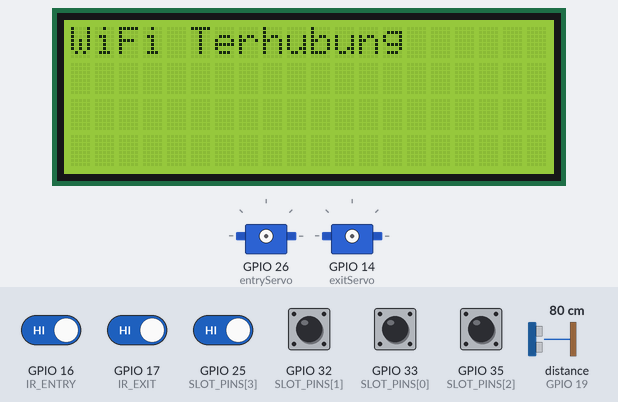
Recording of a sketch running on a simulated ESP32. Shown: 20×4 character LCD, 2 × servo. The inputs (shaded band) are chosen by the test bench; at power-on: GPIO 16 (IR_ENTRY), GPIO 17 (IR_EXIT), GPIO 25 (SLOT_PINS[3]), GPIO 32 (SLOT_PINS[1]), GPIO 33 (SLOT_PINS[0]), GPIO 35 (SLOT_PINS[2]) HIGH, distance to the obstacle (sensor on GPIO 19) 80 cm. The echo pulse lasts 58.3 µs per cm; WiFi joins after 1.5 s; servers stay silent unless stated; uploads are accepted with an empty reply; what the sketch prints to the serial monitor is not drawn.

Above: at 1.7 s.
At 4.0 s:
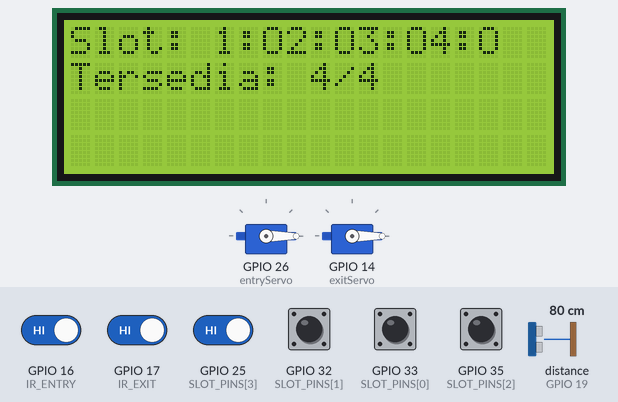
4.1 s: GPIO 16 (IR_ENTRY) driven LOW
At 5.8 s:
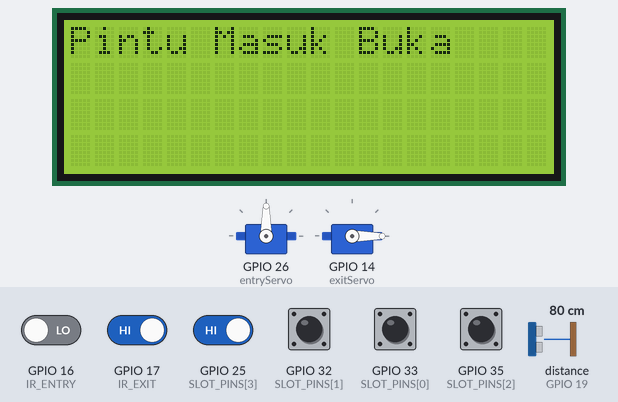
6.1 s: GPIO 17 (IR_EXIT) driven LOW
10.5 s: GPIO 16 (IR_ENTRY) driven HIGH and GPIO 25 (SLOT_PINS[3]) driven LOW
14.9 s: GPIO 32 (SLOT_PINS[1]) pulled LOW for 1 s
At 16.3 s:
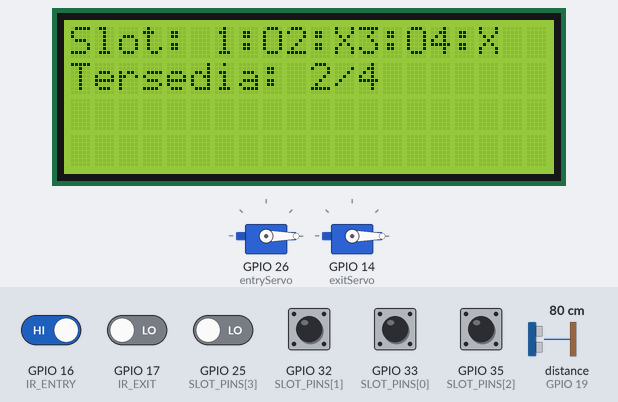
17.9 s: GPIO 25 (SLOT_PINS[3]) driven HIGH
At 22.2 s:
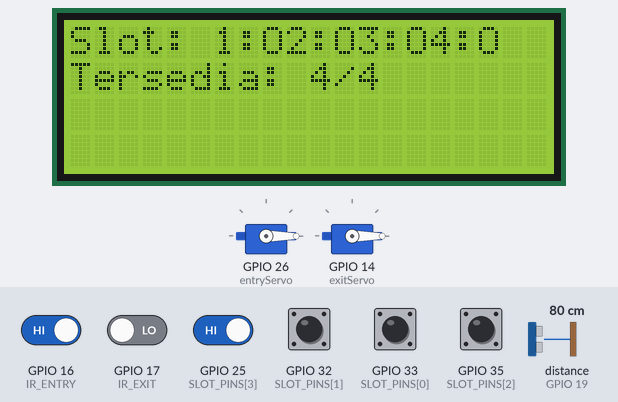
22.3 s: GPIO 17 (IR_EXIT) driven HIGH
At 22.8 s:
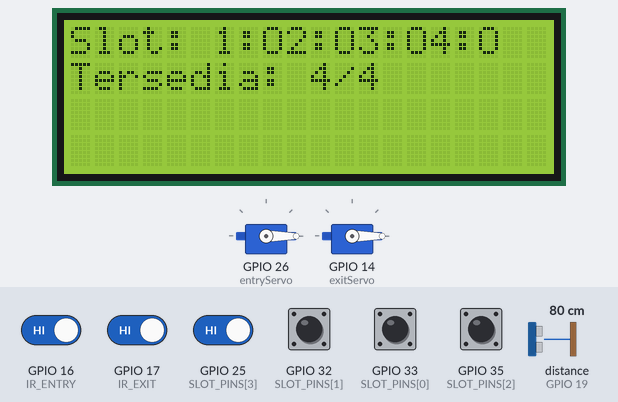
Timing chart, 0 to 24.8 s (numbered marks = the images above; inputs shaded):
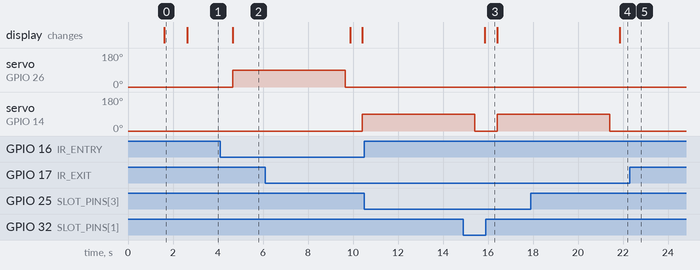

The sketch:

parkingesp.ino
```cpp
#include <WiFi.h>
#include <HTTPClient.h>
#include <Wire.h>
#include <LiquidCrystal_I2C.h>
#include <ESP32Servo.h>

// LCD
LiquidCrystal_I2C lcd(0x27, 20, 4);

// Servo
Servo entryServo;
Servo exitServo;

// WiFi
const char* ssid = "A55";
const char* password = "namaguaa";

// PIN
const int IR_ENTRY = 16;
const int IR_EXIT = 17;
const int TRIG_PIN = 18;
const int ECHO_PIN = 19;
const int SLOT_PINS[4] = {33, 32, 35, 25};

// Slot & status
bool slotStatus[4] = {false};
int availableSlots = 4;
bool isTruck = false;
unsigned long lastSlotUpdate = 0;
int lastKendaraanId = -1;  // Simpan ID kendaraan masuk terakhir

// Server & Telegram
const char* server = "http://192.168.134.222/smart_parking/api.php";
const char* telegramAPI = "http://192.168.134.222/smart_parking/bot_telegram.php";

void setup() {
  Serial.begin(115200);
  lcd.init();
  lcd.backlight();

  WiFi.begin(ssid, password);
  lcd.setCursor(0, 0);
  lcd.print("Menghubungkan WiFi...");
  while (WiFi.status() != WL_CONNECTED) {
    delay(500);
    Serial.print(".");
  }

  lcd.clear();
  lcd.print("WiFi Terhubung");
  Serial.println("\nWiFi Connected");
  delay(1000);

  entryServo.attach(26);
  exitServo.attach(14);
  entryServo.write(0);
  exitServo.write(0);

  pinMode(IR_ENTRY, INPUT_PULLUP);
  pinMode(IR_EXIT, INPUT_PULLUP);
  pinMode(TRIG_PIN, OUTPUT);
  pinMode(ECHO_PIN, INPUT);
  for (int i = 0; i < 4; i++) pinMode(SLOT_PINS[i], INPUT_PULLUP);

  updateSlots();
  tampilkanStatus();
  kirimTelegram("🔌 <b>Sistem Parkir Aktif!</b>\nSistem siap digunakan.");
}

void loop() {
  if (millis() - lastSlotUpdate > 1000) {
    updateSlots();
    tampilkanStatus();
    kirimSlotKeServer();
    lastSlotUpdate = millis();
  }

  if (digitalRead(IR_ENTRY) == LOW) {
    delay(300);
    if (digitalRead(IR_ENTRY) == LOW) prosesMasuk();
  }

  if (digitalRead(IR_EXIT) == LOW) {
    delay(300);
    if (digitalRead(IR_EXIT) == LOW) prosesKeluar();
  }
}

void updateSlots() {
  availableSlots = 4;
  for (int i = 0; i < 4; i++) {
    slotStatus[i] = digitalRead(SLOT_PINS[i]) == LOW;
    if (slotStatus[i]) availableSlots--;
  }
}

void tampilkanStatus() {
  lcd.clear();
  lcd.setCursor(0, 0);
  lcd.print("Slot:");
  for (int i = 0; i < 4; i++) {
    lcd.setCursor(6 + (i * 3), 0);
    lcd.print(i + 1);
    lcd.print(":");
    lcd.print(slotStatus[i] ? "X" : "O");
  }
  lcd.setCursor(0, 1);
  lcd.print("Tersedia: ");
  lcd.print(availableSlots);
  lcd.print("/4");
}

void prosesMasuk() {
  int distance = ukurJarak();
  isTruck = (distance > 0 && distance < 10);

  if (isTruck) {
    lcd.clear();
    lcd.setCursor(0, 0);
    lcd.print("TRUK DITOLAK!");
    kirimAPI("truk_ditolak", "");
    kirimTelegram("🚛 <b>TRUK DITOLAK!</b>\nHanya mobil diperbolehkan.");
    delay(2500);
    tampilkanStatus();
    return;
  }

  if (availableSlots > 0) {
    lcd.clear();
    lcd.setCursor(0, 0);
    lcd.print("Pintu Masuk Buka");
    entryServo.write(90);
    delay(5000);
    entryServo.write(0);

    String response = kirimAPI("masuk", "jenis=mobil");
    if (response.indexOf("success") > 0) {
      int idStart = response.indexOf("\"id\":") + 5;
      int idEnd = response.indexOf("}", idStart);
      lastKendaraanId = response.substring(idStart, idEnd).toInt();
    }

    updateSlots();
    tampilkanStatus();
    kirimTelegram("🚗 <b>MOBIL MASUK!</b>\nSlot tersedia: " + String(availableSlots) + "/4");
  } else {
    lcd.clear();
    lcd.setCursor(0, 0);
    lcd.print("PARKIR PENUH!");
    kirimTelegram("🅿️ <b>PARKIR PENUH!</b>\nTidak ada slot tersedia.");
    delay(2000);
    tampilkanStatus();
  }
}

void prosesKeluar() {
  lcd.clear();
  lcd.setCursor(0, 0);
  lcd.print("Pintu Keluar Buka");
  exitServo.write(90);
  delay(5000);
  exitServo.write(0);

  String postData = "id=" + String(lastKendaraanId);
  String response = kirimAPI("keluar", postData);
  if (response.indexOf("success") > 0) {
    kirimTelegram("🔚 <b>MOBIL KELUAR!</b>\nSlot tersedia: " + String(availableSlots) + "/4");
  } else {
    kirimTelegram("⚠️ <b>GAGAL KELUAR!</b>\nPeriksa sistem.");
  }

  updateSlots();
  tampilkanStatus();
}

int ukurJarak() {
  digitalWrite(TRIG_PIN, LOW); delayMicroseconds(2);
  digitalWrite(TRIG_PIN, HIGH); delayMicroseconds(10);
  digitalWrite(TRIG_PIN, LOW);
  long durasi = pulseIn(ECHO_PIN, HIGH, 20000);
  return durasi * 0.034 / 2;
}

void kirimSlotKeServer() {
  String data = "[";
  for (int i = 0; i < 4; i++) {
    data += slotStatus[i] ? "true" : "false";
    if (i < 3) data += ",";
  }
  data += "]";
  kirimAPI("slot", "data=" + data);
}

String kirimAPI(String action, String postData) {
  if (WiFi.status() != WL_CONNECTED) return "WiFi Error";

  HTTPClient http;
  String url = String(server) + "?action=" + action;
  http.begin(url);
  http.addHeader("Content-Type", "application/x-www-form-urlencoded");
  int code = http.POST(postData);
  String resp = "";
  if (code > 0) {
    resp = http.getString();
    Serial.println("API: " + url + " CODE: " + code + " RESP: " + resp);
  } else {
    Serial.println("API Error: " + String(code));
  }
  http.end();
  return resp;
}

void kirimTelegram(String message) {
  if (WiFi.status() != WL_CONNECTED) return;

  HTTPClient http;
  String encoded = urlEncode(message);
  String url = String(telegramAPI) + "?action=sendNotification&message=" + encoded;
  http.begin(url);
  int code = http.GET();
  Serial.println("Telegram: " + url);
  if (code != 200) Serial.println("Telegram Error: " + String(code));
  http.end();
}

String urlEncode(String str) {
  String encoded = "";
  char c, code0, code1;
  for (unsigned int i = 0; i < str.length(); i++) {
    c = str.charAt(i);
    if (c == ' ') encoded += '+';
    else if (isalnum(c)) encoded += c;
    else {
      code1 = (c & 0xf) + '0'; if ((c & 0xf) > 9) code1 = (c & 0xf) - 10 + 'A';
      code0 = ((c >> 4) & 0xf) + '0'; if (((c >> 4) & 0xf) > 9) code0 = ((c >> 4) & 0xf) - 10 + 'A';
      encoded += '%'; encoded += code0; encoded += code1;
    }
  }
  return encoded;
}
```

Measured:
- after the input at 4.1 s, servo on GPIO 26 (entryServo): 0° → 90° after 0.54 s; the display: changes after 0.54 s (image 2)
- after the input at 6.1 s, servo on GPIO 14 (exitServo): 0° → 90° after 4.3 s
- after the input at 10.5 s, every drawn part: stays the same
- after the input at 14.9 s, the display: changes after 0.96 s (image 3)
- after the input at 17.9 s, the display: changes after 4.0 s (image 4)
- after the input at 22.3 s, servo on GPIO 14 (exitServo): stays 0° (without the input it goes to 90° after 0.11 s)
- what the display in image 0 shows lasts 1.0 s, from 1.6 s to 2.6 s
